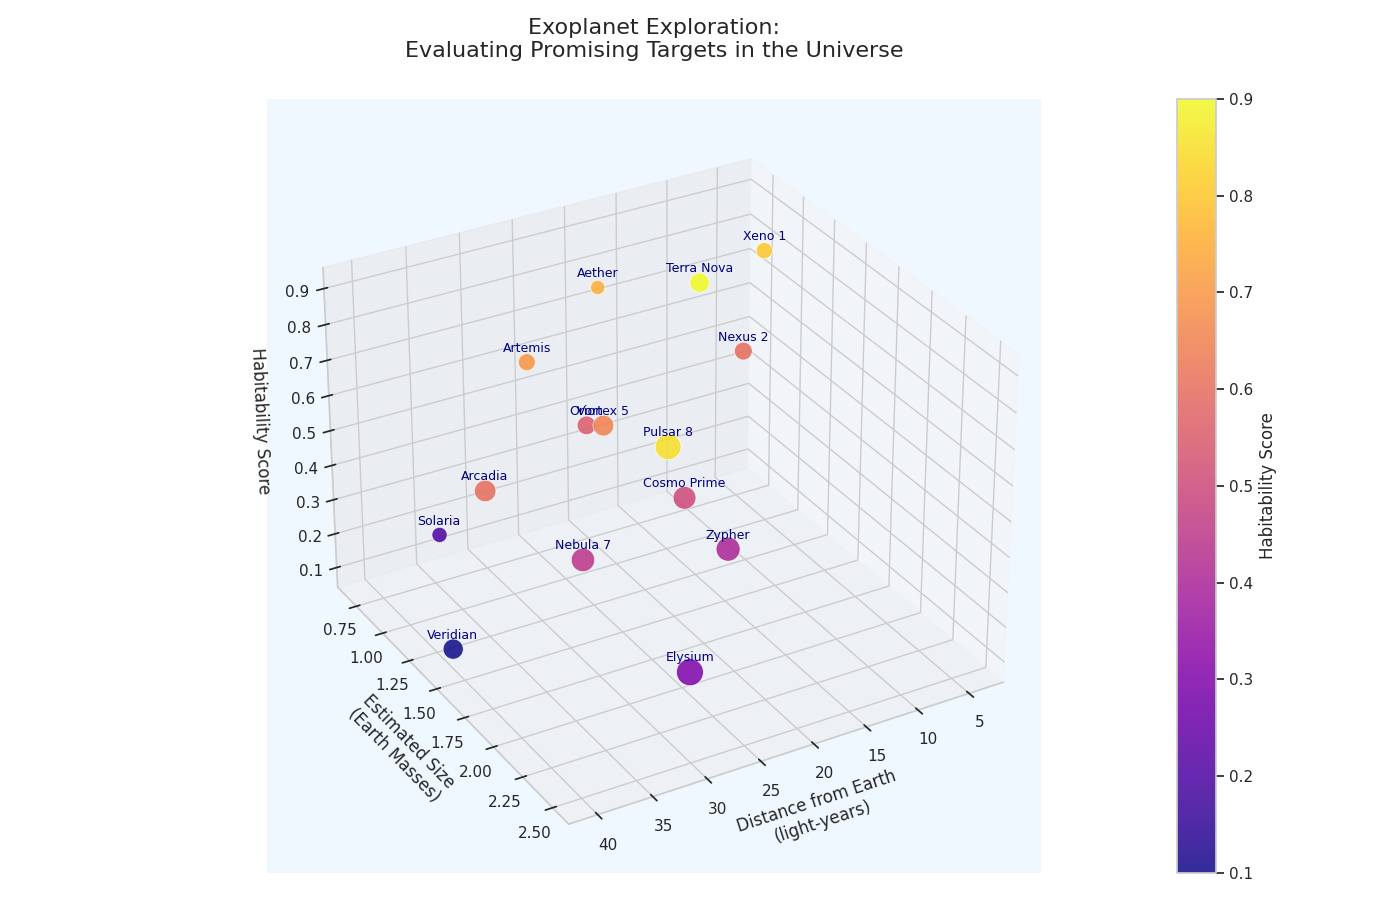

Generate this figure with Python:
import matplotlib.pyplot as plt
from mpl_toolkits.mplot3d import Axes3D
import numpy as np
import matplotlib.colors as mcolors

# Exoplanet data
exoplanets = [
    'Xeno 1', 'Nexus 2', 'Terra Nova', 'Zypher', 'Cosmo Prime',
    'Artemis', 'Elysium', 'Solaria', 'Arcadia', 'Veridian',
    'Orion', 'Aether', 'Nebula 7', 'Pulsar 8', 'Vortex 5'
]

# Distances from Earth (in light-years)
distances = np.array([
    4.2, 8.6, 15.3, 20.7, 22.5, 28.4, 30.1, 35.0, 38.7, 40.0,
    25.0, 18.3, 33.1, 29.8, 26.7
])

# Estimated sizes (in Earth Masses)
sizes = np.array([
    0.9, 1.1, 1.3, 2.0, 1.8, 1.0, 2.5, 0.8, 1.6, 1.4,
    1.2, 0.7, 1.9, 2.3, 1.5
])

# Habitability scores (on a scale of 0 to 1)
habitability_scores = np.array([
    0.8, 0.6, 0.9, 0.4, 0.5, 0.7, 0.3, 0.2, 0.6, 0.1,
    0.55, 0.75, 0.45, 0.85, 0.65
])

# Bubble sizes (scaling factor for better visualization)
bubble_sizes = sizes * 150

# Create a 3D scatter plot
fig = plt.figure(figsize=(14, 9))
ax = fig.add_subplot(111, projection='3d', facecolor='lightblue')

scatter = ax.scatter(distances, sizes, habitability_scores, s=bubble_sizes, c=habitability_scores,
                     cmap='plasma', alpha=0.85, edgecolors='w', linewidth=0.5)

ax.set_title('Exoplanet Exploration:\nEvaluating Promising Targets in the Universe', fontsize=16, pad=30)
ax.set_xlabel('Distance from Earth\n(light-years)', fontsize=12, labelpad=10)
ax.set_ylabel('Estimated Size\n(Earth Masses)', fontsize=12, labelpad=10)
ax.set_zlabel('Habitability Score', fontsize=12, labelpad=10)

color_bar = fig.colorbar(scatter, ax=ax, pad=0.1)
color_bar.set_label('Habitability Score', fontsize=12)

for i, planet in enumerate(exoplanets):
    ax.text(distances[i], sizes[i], habitability_scores[i] + 0.03, planet, fontsize=9, color='navy', ha='center')

ax.view_init(elev=30, azim=60)
ax.grid(True, color='gray', linestyle='--', linewidth=0.5)
ax.set_facecolor('aliceblue')

plt.tight_layout()
plt.show()
